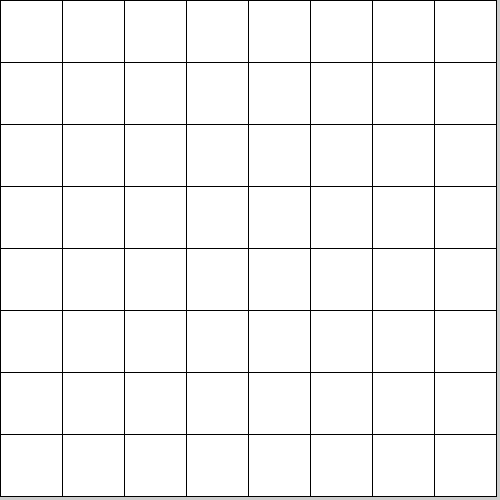
Frame 1 (no input)
Frame 60 (the mouse pressed at the canvas centre just before this capture): identical to frame 1, image omitted
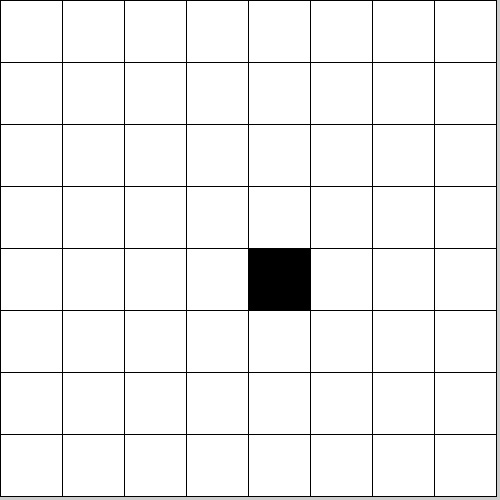
Frame 120 (the mouse held since frame 60 and released just before this capture)

The Processing sketch that drew these frames (run headless with seeded random() and noise(); from frame 60 on, the mouse is pressed at the canvas centre):

// Processing sketch: ej17a_pixelArt_sinArreglos
// ── ej17a_pixelArt_sinArreglos.pde

int cant = 8;
int tam;

void setup(){
  size( 500, 500 );
  tam = width / cant;
}

void draw(){

  for( int x = 0 ; x < cant ; x++ ){
    for( int y = 0 ; y < cant ; y++ ){
      //si el mouse está en la celda, pintar negro
      if( mouseX > x*tam && mouseX < x*tam+tam && mouseY > y*tam && mouseY < y*tam+tam ){
        fill( 0 );
      }else{
        fill( 255 );
      }
      rect( x*tam, y*tam, tam, tam );
    }
  }
}
